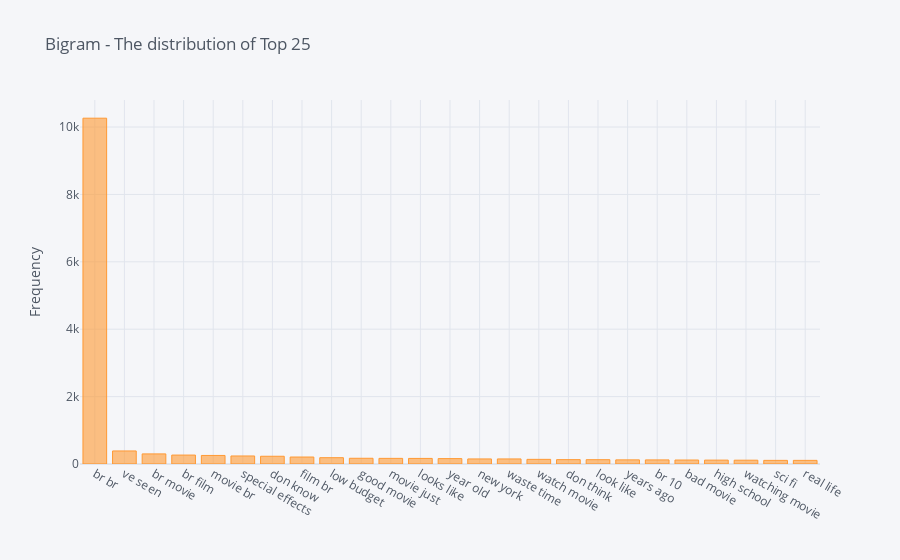

Write notebook code for a chart like this one.
### Code cell
common_words = bigram(valid_x, 25)
df2 = pd.DataFrame(common_words, columns = ['Bigram Text', 'Count'])
df2.groupby('Bigram Text').sum()['Count'].sort_values(ascending=False).iplot(kind='bar', yTitle='Frequency',title='Bigram - The distribution of Top 25')

### Figure 1 — Plotly figure (JSON) as saved in the notebook; plotly's stock layout.template omitted (floating-point values rounded to 4 significant figures)
{"data": [{"marker": {"color": "rgba(255, 153, 51, 0.6)", "line": {"color": "rgba(255, 153, 51, 1.0)", "width": 1}}, "name": "Count", "orientation": "v", "text": "", "type": "bar", "x": ["br br", "ve seen", "br movie", "br film", "movie br", "special effects", "don know", "film br", "low budget", "good movie", "movie just", "looks like", "year old", "new york", "waste time", "watch movie", "don think", "look like", "years ago", "br 10", "bad movie", "high school", "watching movie", "sci fi", "real life"], "y": [10262, 387, 299, 265, 254, 238, 230, 207, 187, 170, 167, 166, 160, 150, 150, 138, 129, 128, 123, 121, 118, 115, 113, 108, 108]}], "layout": {"legend": {"bgcolor": "#F5F6F9", "font": {"color": "#4D5663"}}, "paper_bgcolor": "#F5F6F9", "plot_bgcolor": "#F5F6F9", "title": {"font": {"color": "#4D5663"}, "text": "Bigram - The distribution of Top 25"}, "xaxis": {"gridcolor": "#E1E5ED", "showgrid": true, "tickfont": {"color": "#4D5663"}, "title": {"font": {"color": "#4D5663"}, "text": ""}, "zerolinecolor": "#E1E5ED"}, "yaxis": {"gridcolor": "#E1E5ED", "showgrid": true, "tickfont": {"color": "#4D5663"}, "title": {"font": {"color": "#4D5663"}, "text": "Frequency"}, "zerolinecolor": "#E1E5ED"}}}
